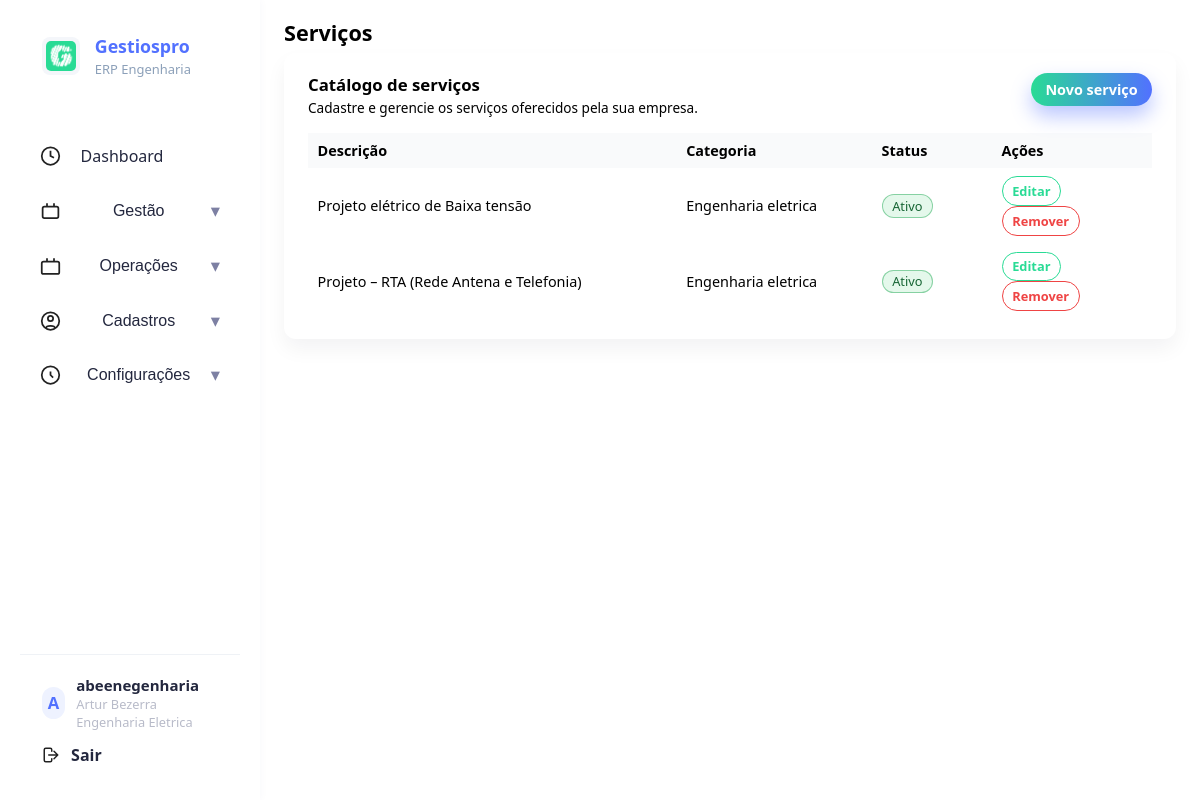
The page /servicos/ (signed in) on the database its author committed.
### core/models.py (models this page shows, shortened)
class User(AbstractUser):
    empresa = models.ForeignKey(
        Empresa,
        on_delete=models.CASCADE,
        related_name="usuarios",
        null=True,
        blank=True,
    )
    USER_TYPE_CHOICES = [
        ("owner", "Administrador / Proprietário"),
        ("normal", "Usuário padrão"),
    ]
    user_type = models.CharField(
        "Tipo de usuário",
        max_length=20,
        choices=USER_TYPE_CHOICES,
        default="normal",
    )
    can_manage_contatos = models.BooleanField("Pode gerenciar contatos", default=True)
    can_manage_servicos = models.BooleanField("Pode gerenciar serviços", default=True)
    can_manage_definicoes = models.BooleanField("Pode alterar definições da empresa", default=False)
    can_manage_propostas_definicoes = models.BooleanField("Pode alterar definições de propostas", default=False)
    can_manage_propostas = models.BooleanField("Pode gerenciar propostas", default=False)
    can_manage_usuarios = models.BooleanField("Pode gerenciar usuários", default=False)

class Empresa(models.Model):
    cnpj = models.CharField("CNPJ", max_length=18, blank=True, null=True)
    nome_fantasia = models.CharField("Nome fantasia", max_length=255)
    razao_social = models.CharField("Razão social", max_length=255, blank=True, null=True)
    telefone = models.CharField("Telefone", max_length=20, blank=True, null=True)
    email = models.EmailField("E-mail", blank=True, null=True)
    site = models.URLField("Site", blank=True, null=True)
    cep = models.CharField("CEP", max_length=9, blank=True, null=True)
    logradouro = models.CharField("Logradouro", max_length=255, blank=True, null=True)
    numero = models.CharField("Número", max_length=20, blank=True, null=True)
    complemento = models.CharField("Complemento", max_length=255, blank=True, null=True)
    bairro = models.CharField("Bairro", max_length=100, blank=True, null=True)
    cidade = models.CharField("Cidade", max_length=100, blank=True, null=True)
    uf = models.CharField("UF", max_length=2, blank=True, null=True, choices=UF_CHOICES)
    observacao = models.TextField("Observações", blank=True, null=True)
    logo = models.ImageField("Logo", upload_to="logos/", blank=True, null=True)
    tema = models.CharField("Tema", max_length=50, blank=True, null=True)
    exclusoes_padrao = models.TextField("Exclusões padrão", blank=True, null=True)
    declaracoes_padrao = models.TextField("Declarações padrão", blank=True, null=True)
    termo_confidencialidade_padrao = models.TextField("Termo de confidencialidade padrão", blank=True, null=True)
    prazo_inicio_padrao = models.CharField("Prazo de início padrão", max_length=100, blank=True, null=True)
    prazo_entrega_padrao = models.CharField("Prazo de entrega padrão", max_length=100, blank=True, null=True)
    agradecimentos_padrao = models.TextField("Agradecimentos padrão", blank=True, null=True)
    papel_timbrado = models.FileField("Papel timbrado", upload_to="papel_timbrado/", blank=True, null=True)
    ativo = models.BooleanField("Ativo", default=True)
    created_at = models.DateTimeField(auto_now_add=True)
    class Meta:
        verbose_name = "Empresa"
        verbose_name_plural = "Empresas"
        ordering = ["nome_fantasia"]

class Servico(models.Model):
    empresa = models.ForeignKey(
        Empresa,
        on_delete=models.CASCADE,
        related_name="servicos",
        verbose_name="Empresa",
    )
    descricao = models.CharField("Descrição do serviço", max_length=255)
    categoria = models.ForeignKey(
        CategoriaServico,
        on_delete=models.SET_NULL,
        null=True,
        blank=True,
        related_name="servicos",
        verbose_name="Categoria",
    )
    entregaveis = models.TextField("Entregáveis", blank=True, null=True)
    ativo = models.BooleanField("Ativo", default=True)
    valor = models.DecimalField(
        "Valor padrão",
        max_digits=12,
        decimal_places=2,
        null=True,
        blank=True,
        default=0,
        help_text="Valor padrão sugerido nas propostas (editável lá).",
    )
    created_at = models.DateTimeField(default=timezone.now)
    class Meta:
        verbose_name = "Serviço"
        verbose_name_plural = "Serviços"
        ordering = ["descricao"]

class CategoriaServico(models.Model):
    empresa = models.ForeignKey(
        Empresa,
        on_delete=models.CASCADE,
        related_name="categorias_servico",
        verbose_name="Empresa",
    )
    nome = models.CharField("Nome da categoria", max_length=100)
    class Meta:
        verbose_name = "Categoria de serviço"
        verbose_name_plural = "Categorias de serviço"
        ordering = ["nome"]
        unique_together = ("empresa", "nome")
    def __str__(self):
        return self.nome

### core/views.py (the view)
# urls.py: path("servicos/", views.ServicoListView.as_view(), name="servicos_list"),
@method_decorator(login_required, name="dispatch")
class ServicoListView(ListView):
    model = Servico
    template_name = "core/servicos_list.html"
    context_object_name = "servicos"
    def get_queryset(self):
        return Servico.objects.filter(empresa=self.request.user.empresa)

### core/templates/core/servicos_list.html (shortened to what this page needs)
{% extends "core/base.html" %}
{% load static %}
{% block header %}
<h1>Serviços</h1>
{% endblock %}
{% block content %}
<div class="card card-page">
    <div class="list-header">
        <div>
            <h2 class="list-title">Catálogo de serviços</h2>
            <p class="list-subtitle">
                Cadastre e gerencie os serviços oferecidos pela sua empresa.
            </p>
        </div>
        <div>
            <a href="{% url 'core:servicos_create' %}" class="btn btn-primary">
                Novo serviço
            </a>
        </div>
    </div>
    {% if servicos %}
    <table class="table">
        <thead>
            <tr>
                <th>Descrição</th>
                <th>Categoria</th>
                <th style="width: 120px;">Status</th>
                <th style="width: 160px;">Ações</th>
            </tr>
        </thead>
        <tbody>
            {% for servico in servicos %}
            <tr>
                <td>{{ servico.descricao }}</td>
                <td>{{ servico.categoria|default:"-" }}</td>
                <td>
                    {% if servico.ativo %}
                    <span class="status-pill status-pill-on">Ativo</span>
                    {% else %}
                    <span class="status-pill status-pill-off">Inativo</span>
                    {% endif %}
                </td>
                <td class="table-actions">
                    <a href="{% url 'core:servicos_update' servico.pk %}" class="btn btn-small btn-outline">
                        Editar
                    </a>
                    <a href="{% url 'core:servicos_delete' servico.pk %}" class="btn btn-small btn-outline btn-danger">
                        Remover
                    </a>
                </td>
            </tr>
            {% endfor %}
        </tbody>
    </table>
    {% else %}
    <p class="text-muted">Nenhum serviço cadastrado ainda.</p>
    {% endif %}
</div>
{% endblock %}

### core/templates/core/base.html (shortened to what this page needs)
{% load static %}
<!DOCTYPE html>
<html lang="pt-br">
<head>
    <link rel="stylesheet" href="{% static 'css/main.css' %}">
    <link rel="stylesheet" href="{% static 'css/sidebar.css' %}">
</head>
<body>
    <div class="app-body">
        <aside class="sidebar">
            <div class="sidebar-header">
                <div class="sidebar-logo-img-wrapper">
                    <img src="{% static 'img/icon.png' %}" alt="Logo" class="sidebar-logo-img">
                </div>
                <div class="sidebar-logo-text">
                    <span class="sidebar-title">Gestiospro</span>
                    <span class="sidebar-subtitle">ERP Engenharia</span>
                </div>
            </div>
            <nav class="sidebar-menu">
                <div class="sidebar-main-section {% if active_menu == 'dashboard' %}open{% endif %}">
                    <a href="{% url 'core:home' %}"
                        class="sidebar-item {% if active_menu == 'dashboard' %}selected{% endif %}">
                        <span class="sidebar-item-icon">
                            <svg width="22" height="22" fill="none" stroke="#222" stroke-width="2" viewBox="0 0 24 24">
                                <circle cx="12" cy="12" r="10" />
                                <path d="M12 6v6l4 2" />
                            </svg>
                        </span>
                        <span class="sidebar-item-label">Dashboard</span>
                    </a>
                </div>
                <div class="sidebar-main-section {% if active_menu == 'gestao' %}open{% endif %}">
                    <button
                        class="sidebar-item sidebar-accordion-toggle {% if active_menu == 'gestao' %}selected{% endif %}"
                        type="button">
                        <span class="sidebar-item-icon">
                            <svg width="22" height="22" fill="none" stroke="#222" stroke-width="2" viewBox="0 0 24 24">
                                <rect x="3" y="7" width="18" height="13" rx="2" />
                                <path d="M16 3v4" />
                                <path d="M8 3v4" />
                            </svg>
                        </span>
                        <span class="sidebar-item-label">Gestão</span>
                        <span class="sidebar-caret">&#9662;</span>
                    </button>
                </div>
                <div class="sidebar-main-section {% if active_menu == 'operacoes' %}open{% endif %}">
                    <button
                        class="sidebar-item sidebar-accordion-toggle {% if active_menu == 'operacoes' %}selected{% endif %}"
                        type="button">
                        <span class="sidebar-item-icon">
                            <svg width="22" height="22" fill="none" stroke="#222" stroke-width="2" viewBox="0 0 24 24">
                                <rect x="2" y="7" width="20" height="14" rx="2" />
                                <path d="M16 3v4" />
                                <path d="M8 3v4" />
                            </svg>
                        </span>
                        <span class="sidebar-item-label">Operações</span>
                        <span class="sidebar-caret">&#9662;</span>
                    </button>
                </div>
                <div class="sidebar-main-section {% if active_menu == 'cadastros' %}open{% endif %}">
                    <button
                        class="sidebar-item sidebar-accordion-toggle {% if active_menu == 'cadastros' %}selected{% endif %}"
                        type="button">
                        <span class="sidebar-item-icon">
                            <svg width="22" height="22" fill="none" stroke="#222" stroke-width="2" viewBox="0 0 24 24">
                                <circle cx="12" cy="12" r="10" />
                                <circle cx="12" cy="9" r="3" />
                                <path d="M7 20c0-2.5 5-2.5 5-2.5s5 0 5 2.5" />
                            </svg>
                        </span>
                        <span class="sidebar-item-label">Cadastros</span>
                        <span class="sidebar-caret">&#9662;</span>
                    </button>
                </div>
                <div class="sidebar-main-section {% if active_menu == 'configuracoes' %}open{% endif %}">
                    <button
                        class="sidebar-item sidebar-accordion-toggle {% if active_menu == 'configuracoes' %}selected{% endif %}"
                        type="button">
                        <span class="sidebar-item-icon">
                            <svg width="22" height="22" fill="none" stroke="#222" stroke-width="2" viewBox="0 0 24 24">
                                <circle cx="12" cy="12" r="10" />
                                <path d="M12 8v4l3 3" />
                            </svg>
                        </span>
                        <span class="sidebar-item-label">Configurações</span>
                        <span class="sidebar-caret">&#9662;</span>
                    </button>
                </div>
            </nav>
            <div class="sidebar-footer">
                <div class="sidebar-user">
                    <div class="sidebar-user-avatar">
                        {% if request.user.is_authenticated %}
                        {% if request.user.first_name %}{{ request.user.first_name|first|upper }}
                        {% else %}{{ request.user.username|first|upper }}{% endif %}
                        {% else %}?{% endif %}
                    </div>
                    <div class="sidebar-user-info">
                        <span class="sidebar-user-name">
                            {% if request.user.is_authenticated %}
                            {{ request.user.get_full_name|default:request.user.username }}
                            {% else %}Visitante{% endif %}
                        </span>
                        <span class="sidebar-user-company">
                            {% if request.user.is_authenticated and request.user.empresa %}
                            {{ request.user.empresa.nome_fantasia }}
                            {% endif %}
                        </span>
                    </div>
                </div>
                <a href="{% url 'accounts:logout' %}" class="sidebar-logout">
                    <svg width="18" height="18" fill="none" stroke="#222" stroke-width="2" stroke-linecap="round"
                        stroke-linejoin="round" viewBox="0 0 24 24" style="vertical-align:middle;margin-right:6px;">
                        <path
                            d="M16 17l5-5-5-5M21 12H9M13 7V5a2 2 0 0 0-2-2H5a2 2 0 0 0-2 2v14a2 2 0 0 0 2 2h6a2 2 0 0 0 2-2v-2" />
                    </svg>
                    Sair
                </a>
            </div>
        </aside>
        <main class="app-main">
            <header class="app-main-header">
                {% block header %}<h1>Gestiospro</h1>{% endblock %}
            </header>
            <section class="app-main-content">
                <div class="page-container">
                    {% block content %}{% endblock %}
                </div>
            </section>
        </main>
    </div>
</body>
</html>

### rows shown on the page
User: user.username|first "A", user.get_full_name "abeenegenharia", user.empresa.nome_fantasia "Artur Bezerra Engenharia Eletrica"
Servico: descricao "Projeto elétrico de Baixa tensão", categoria "Engenharia eletrica", ativo "Ativo"
Servico: descricao "Projeto – RTA (Rede Antena e Telefonia)", categoria "Engenharia eletrica", ativo "Ativo"
